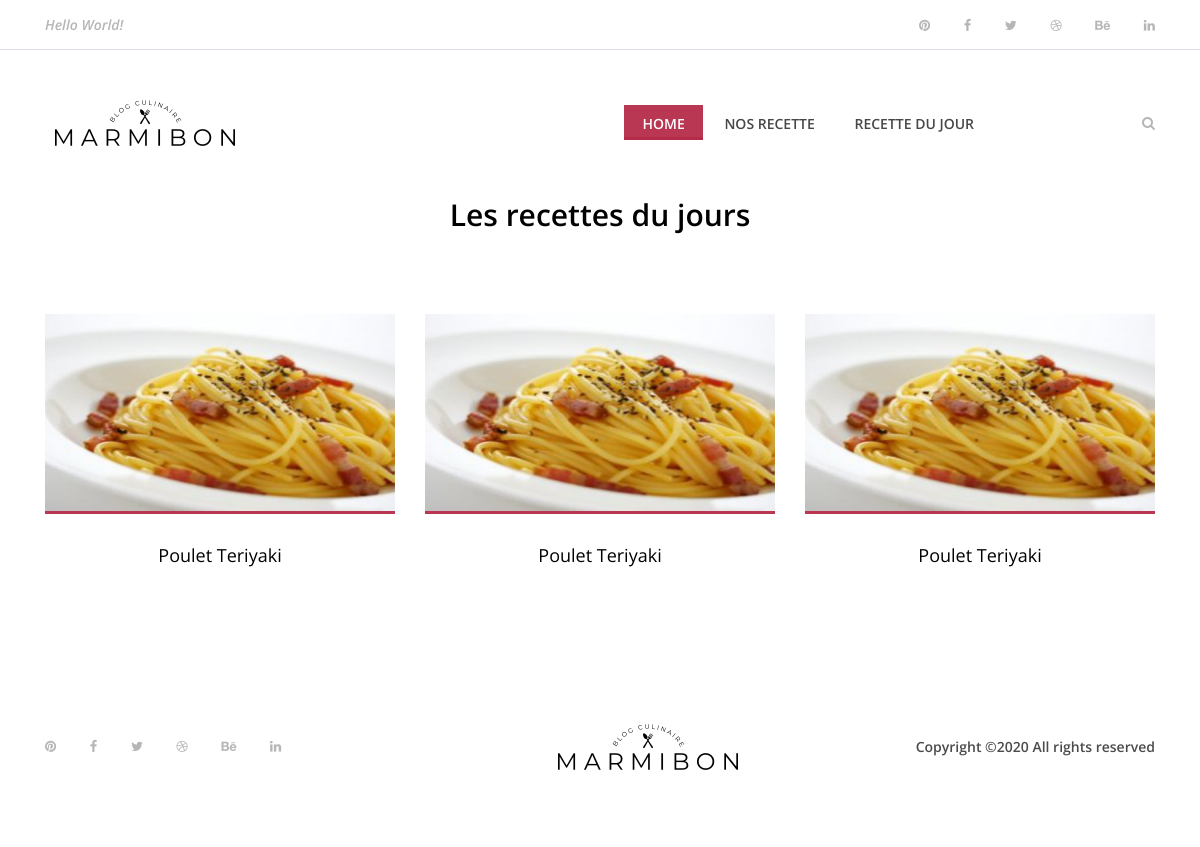
The page /?dayRecipes on the database as committed earlier.
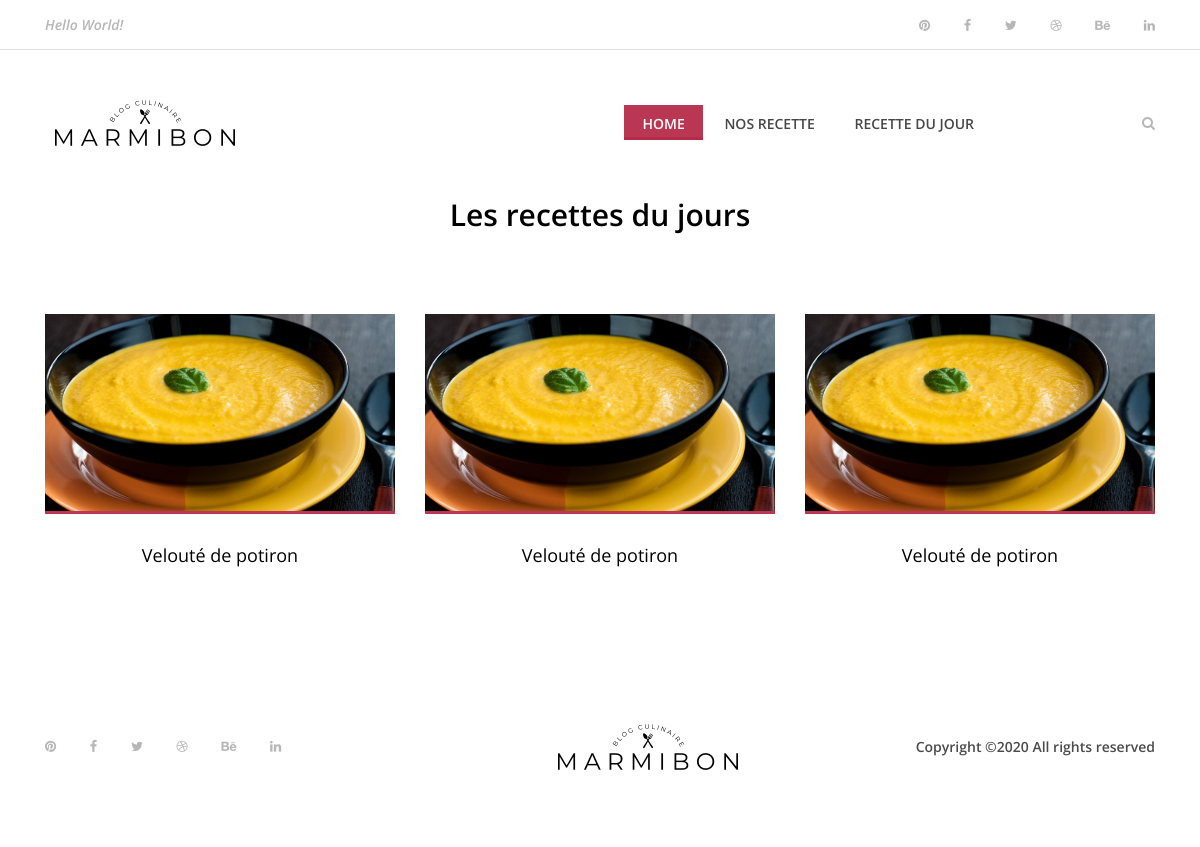
The same page on the database as committed later.
### tables this page shows
CREATE TABLE IF NOT EXISTS `recette` (
  `Id_recette` bigint(255) NOT NULL AUTO_INCREMENT,
  `Name_recette` varchar(255) DEFAULT NULL,
  `img_recette` varchar(255) NOT NULL,
  `time_recette` varchar(255) DEFAULT NULL,
  `number_recette` bigint(255) DEFAULT NULL,
  `level_recette` varchar(255) DEFAULT NULL,
  `cost_recette` varchar(255) DEFAULT NULL,
  `description_recette` text NOT NULL,
  `Id_Ingredient` bigint(255) NOT NULL,
  `likes` int(255) NOT NULL,
  `dislikes` int(255) NOT NULL,
  PRIMARY KEY (`Id_recette`)
);

### controllers/controller.php (called while the page is built, shortened)
<?php
require('models/model.php');
function randRecipe(){
    $RandRecipe = new Recette();
    $RandRecipe = $RandRecipe->daysRecipe();
    $RandRecipe2 = new Recette();
    $RandRecipe2 = $RandRecipe2->daysRecipe2();
    $RandRecipe3 = new Recette();
    $RandRecipe3 = $RandRecipe3->daysRecipe3();
    require('views/recipesday.php');
}

### public/connect.php (called while the page is built)
<?php
class Databases
{
    public function connect()
    {
        try
        {
            $db = new PDO('mysql:host=localhost;dbname=marmibon;port=3308;charset=utf8', 'root', '');
            return $db;
        }
        catch(Exception $e)
        {
            die('Erreur : '.$e->getMessage());
        }
    }
}

### models/model.php (called while the page is built, shortened)
<?php
require_once('public/connect.php');
class Recette extends Databases{
     public function daysRecipe(){
        $recette = $this->connect()->prepare('SELECT * FROM recette ORDER BY RAND()
        LIMIT 6');
        $recette->execute();
        $result = $recette->fetch(PDO::FETCH_ASSOC);
        return $result;
     }
     public function daysRecipe2(){
        $recette = $this->connect()->prepare('SELECT * FROM recette ORDER BY RAND()
        LIMIT 6');
        $recette->execute();
        $result = $recette->fetch(PDO::FETCH_ASSOC);
        return $result;
     }
     public function daysRecipe3(){
        $recette = $this->connect()->prepare('SELECT * FROM recette ORDER BY RAND()
        LIMIT 6');
        $recette->execute();
        $result = $recette->fetch(PDO::FETCH_ASSOC);
        return $result;
     }
}

### views/recipesday.php (the view, shortened to what this page needs)
<section class="best-receipe-area">
        <div class="container">
            <div class="row">
                <div class="col-12">
                    <div class="section-heading">
                        <h3>Les recettes du jours</h3>
                    </div>
                </div>
            </div>
            <div class="row">
                <div class="col-12 col-sm-6 col-lg-4">
                    <div class="single-best-receipe-area mb-30">
                        <img src="<?=$RandRecipe['img_recette'] ?>" alt="">
                        <div class="receipe-content">
                            <a href="<?='?recipeID='.$RandRecipe['Id_recette'] ?>">
                                <h5><?=$RandRecipe['Name_recette'] ?></h5>
                            </a>
                        </div>
                    </div>
                </div>
                <div class="col-12 col-sm-6 col-lg-4">
                    <div class="single-best-receipe-area mb-30">
                        <img src="<?=$RandRecipe2['img_recette'] ?>" alt="">
                        <div class="receipe-content">
                            <a href="<?='?recipeID='.$RandRecipe2['Id_recette'] ?>">
                                <h5><?=$RandRecipe2['Name_recette'] ?></h5>
                            </a>
                        </div>
                    </div>
                </div>
                <div class="col-12 col-sm-6 col-lg-4">
                    <div class="single-best-receipe-area mb-30">
                        <img src="<?=$RandRecipe3['img_recette'] ?>" alt="">
                        <div class="receipe-content">
                            <a href="<?='?recipeID='.$RandRecipe3['Id_recette'] ?>">
                                <h5><?=$RandRecipe3['Name_recette'] ?></h5>
                            </a>
                        </div>
                    </div>
                </div>
            </div>
        </div>
</section>
<?php require('templates/template.php'); ?>

Rows that differ between the two databases and show on the page:
changed recette: img_recette: a different picture; Name_recette "Poulet Teriyaki" → "Velouté de potiron"
